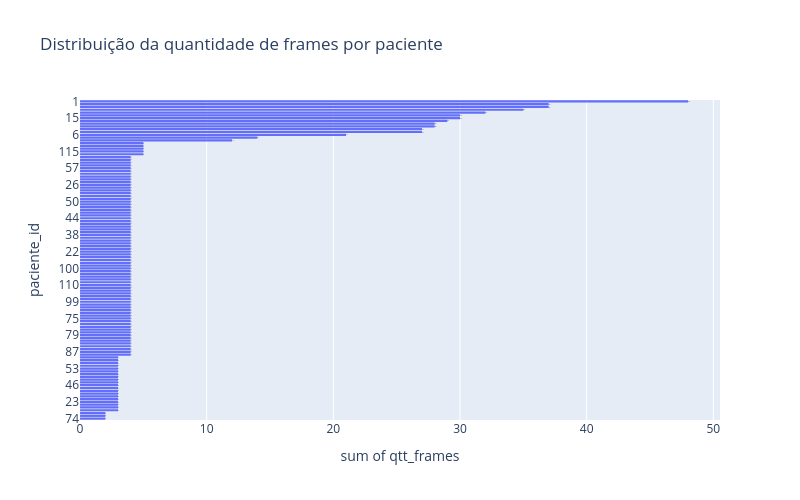

Notebook code for this chart:
### Code cell
# Plot a distribuição dos pacientes
distribuicao_pacientes = (
    video_frame_df
    .paciente_id
    .value_counts()
    .to_frame()
    .reset_index()
)
distribuicao_pacientes.columns = ['paciente_id', 'qtt_frames']
# Change paciente_id to category
distribuicao_pacientes['paciente_id'] = distribuicao_pacientes['paciente_id'].astype('str')
#distribuicao_pacientes = distribuicao_pacientes.head(20)

fig = px.histogram(
    distribuicao_pacientes,
    y='paciente_id',
    x='qtt_frames',
    title='Distribuição da quantidade de frames por paciente',
    # histnorm='probability density',
    text_auto=True,
    orientation='h'
)

# Sort bars in descending order
fig.update_yaxes(categoryorder='total ascending')

fig.update_layout(
    bargap=0.2,
    width=800,
    height=500
)

fig.show()

### Figure 1 — Plotly figure (JSON) as saved in the notebook; plotly's stock layout.template omitted (floating-point values rounded to 4 significant figures)
{"data": [{"alignmentgroup": "True", "bingroup": "y", "histfunc": "sum", "hovertemplate": "sum of qtt_frames=%{x}<br>paciente_id=%{y}<extra></extra>", "legendgroup": "", "marker": {"color": "#636efa", "pattern": {"shape": ""}}, "name": "", "offsetgroup": "", "orientation": "h", "showlegend": false, "texttemplate": "%{value}", "type": "histogram", "x": [48, 37, 37, 35, 32, 30, 30, 29, 28, 28, 27, 27, 21, 14, 12, 5, 5, 5, 5, 5, 4, 4, 4, 4, 4, 4, 4, 4, 4, 4, 4, 4, 4, 4, 4, 4, 4, 4, 4, 4, 4, 4, 4, 4, 4, 4, 4, 4, 4, 4, 4, 4, 4, 4, 4, 4, 4, 4, 4, 4, 4, 4, 4, 4, 4, 4, 4, 4, 4, 4, 4, 4, 4, 4, 4, 4, 4, 4, 4, 4, 4, 4, 4, 4, 4, 4, 4, 4, 4, 4, 4, 4, 3, 3, 3, 3, 3, 3, 3, 3, 3, 3, 3, 3, 3, 3, 3, 3, 3, 3, 3, 3, 2, 2, 2], "xaxis": "x", "y": ["1", "10", "8", "7", "9", "15", "12", "11", "2", "14", "3", "13", "6", "4", "5", "16", "115", "25", "29", "28", "77", "87", "85", "21", "83", "81", "80", "79", "78", "69", "71", "76", "67", "75", "20", "68", "73", "90", "89", "99", "92", "93", "114", "113", "111", "110", "109", "108", "106", "105", "103", "100", "65", "98", "97", "96", "95", "22", "94", "66", "24", "19", "52", "38", "39", "40", "41", "42", "43", "44", "17", "45", "64", "47", "48", "50", "51", "34", "56", "33", "62", "26", "27", "60", "30", "31", "58", "57", "37", "32", "18", "54", "36", "104", "112", "23", "35", "102", "107", "91", "101", "46", "88", "86", "49", "84", "82", "53", "55", "59", "61", "63", "74", "72", "70"], "yaxis": "y"}], "layout": {"bargap": 0.2, "barmode": "relative", "height": 500, "legend": {"tracegroupgap": 0}, "title": {"text": "Distribuição da quantidade de frames por paciente"}, "width": 800, "xaxis": {"anchor": "y", "domain": [0, 1], "title": {"text": "sum of qtt_frames"}}, "yaxis": {"anchor": "x", "categoryorder": "total ascending", "domain": [0, 1], "title": {"text": "paciente_id"}}}}
